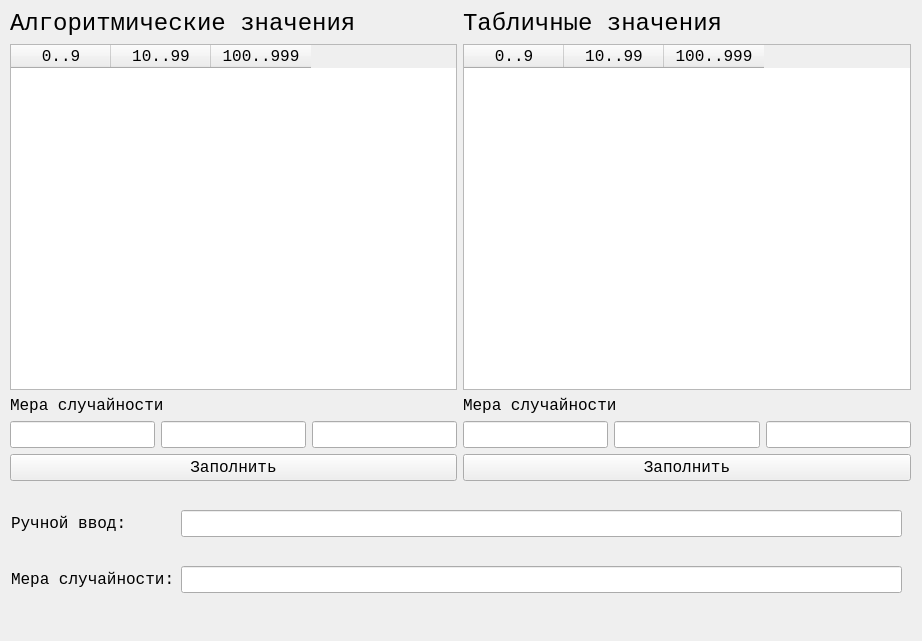
<?xml version="1.0" encoding="UTF-8"?>
<ui version="4.0">
 <class>mainWindow</class>
 <widget class="QMainWindow" name="mainWindow">
  <property name="geometry">
   <rect>
    <x>0</x>
    <y>0</y>
    <width>922</width>
    <height>641</height>
   </rect>
  </property>
  <property name="windowTitle">
   <string>Лабораторня работа 2: оценка случайности последовательности случайных величин</string>
  </property>
  <widget class="QWidget" name="centralwidget">
   <widget class="QWidget" name="gridLayoutWidget">
    <property name="geometry">
     <rect>
      <x>10</x>
      <y>10</y>
      <width>901</width>
      <height>471</height>
     </rect>
    </property>
    <layout class="QGridLayout" name="gridLayoutRandom">
     <item row="3" column="0">
      <layout class="QHBoxLayout" name="horizontalLayout">
       <item>
        <widget class="QLineEdit" name="entropyAlg1">
         <property name="font">
          <font>
           <family>Courier New</family>
           <pointsize>12</pointsize>
          </font>
         </property>
        </widget>
       </item>
       <item>
        <widget class="QLineEdit" name="entropyAlg2">
         <property name="font">
          <font>
           <family>Courier New</family>
           <pointsize>12</pointsize>
          </font>
         </property>
        </widget>
       </item>
       <item>
        <widget class="QLineEdit" name="entropyAlg3">
         <property name="font">
          <font>
           <family>Courier New</family>
           <pointsize>12</pointsize>
          </font>
         </property>
        </widget>
       </item>
      </layout>
     </item>
     <item row="3" column="1">
      <layout class="QHBoxLayout" name="horizontalLayout_2">
       <item>
        <widget class="QLineEdit" name="entropyTabular1">
         <property name="font">
          <font>
           <family>Courier New</family>
           <pointsize>12</pointsize>
          </font>
         </property>
        </widget>
       </item>
       <item>
        <widget class="QLineEdit" name="entropyTabular2">
         <property name="font">
          <font>
           <family>Courier New</family>
           <pointsize>12</pointsize>
          </font>
         </property>
        </widget>
       </item>
       <item>
        <widget class="QLineEdit" name="entropyTabular3">
         <property name="font">
          <font>
           <family>Courier New</family>
           <pointsize>12</pointsize>
          </font>
         </property>
        </widget>
       </item>
      </layout>
     </item>
     <item row="4" column="0">
      <widget class="QPushButton" name="fillAlgButton">
       <property name="font">
        <font>
         <family>Courier New</family>
         <pointsize>12</pointsize>
        </font>
       </property>
       <property name="text">
        <string>Заполнить</string>
       </property>
      </widget>
     </item>
     <item row="4" column="1">
      <widget class="QPushButton" name="fillTabularButton">
       <property name="font">
        <font>
         <family>Courier New</family>
         <pointsize>12</pointsize>
        </font>
       </property>
       <property name="text">
        <string>Заполнить</string>
       </property>
      </widget>
     </item>
     <item row="2" column="1">
      <widget class="QLabel" name="labelResTabular">
       <property name="font">
        <font>
         <family>Courier New</family>
         <pointsize>12</pointsize>
        </font>
       </property>
       <property name="text">
        <string>Мера случайности</string>
       </property>
      </widget>
     </item>
     <item row="1" column="1">
      <widget class="QTableWidget" name="tabularTable">
       <property name="font">
        <font>
         <family>Courier New</family>
         <pointsize>12</pointsize>
        </font>
       </property>
       <property name="rowCount">
        <number>0</number>
       </property>
       <property name="columnCount">
        <number>3</number>
       </property>
       <column>
        <property name="text">
         <string>0..9</string>
        </property>
       </column>
       <column>
        <property name="text">
         <string>10..99</string>
        </property>
       </column>
       <column>
        <property name="text">
         <string>100..999</string>
        </property>
       </column>
      </widget>
     </item>
     <item row="0" column="1">
      <widget class="QLabel" name="labelTabular">
       <property name="font">
        <font>
         <family>Courier New</family>
         <pointsize>18</pointsize>
        </font>
       </property>
       <property name="text">
        <string>Табличные значения</string>
       </property>
      </widget>
     </item>
     <item row="2" column="0">
      <widget class="QLabel" name="labelResAlg">
       <property name="font">
        <font>
         <family>Courier New</family>
         <pointsize>12</pointsize>
        </font>
       </property>
       <property name="text">
        <string>Мера случайности</string>
       </property>
      </widget>
     </item>
     <item row="0" column="0">
      <widget class="QLabel" name="labelAlg">
       <property name="font">
        <font>
         <family>Courier New</family>
         <pointsize>18</pointsize>
        </font>
       </property>
       <property name="text">
        <string>Алгоритмические значения</string>
       </property>
      </widget>
     </item>
     <item row="1" column="0">
      <widget class="QTableWidget" name="algTable">
       <property name="font">
        <font>
         <family>Courier New</family>
         <pointsize>12</pointsize>
        </font>
       </property>
       <property name="rowCount">
        <number>0</number>
       </property>
       <property name="columnCount">
        <number>3</number>
       </property>
       <column>
        <property name="text">
         <string>0..9</string>
        </property>
       </column>
       <column>
        <property name="text">
         <string>10..99</string>
        </property>
       </column>
       <column>
        <property name="text">
         <string>100..999</string>
        </property>
       </column>
      </widget>
     </item>
    </layout>
   </widget>
   <widget class="QWidget" name="gridLayoutWidget_2">
    <property name="geometry">
     <rect>
      <x>11</x>
      <y>487</y>
      <width>891</width>
      <height>131</height>
     </rect>
    </property>
    <layout class="QGridLayout" name="gridLayoutHandle">
     <item row="0" column="0">
      <widget class="QLabel" name="labelHandle">
       <property name="font">
        <font>
         <family>Courier New</family>
         <pointsize>12</pointsize>
        </font>
       </property>
       <property name="text">
        <string>Ручной ввод:</string>
       </property>
      </widget>
     </item>
     <item row="2" column="0">
      <widget class="QLabel" name="labelResHandle">
       <property name="font">
        <font>
         <family>Courier New</family>
         <pointsize>12</pointsize>
        </font>
       </property>
       <property name="text">
        <string>Мера случайности:</string>
       </property>
      </widget>
     </item>
     <item row="2" column="1">
      <widget class="QLineEdit" name="entropyHandle">
       <property name="font">
        <font>
         <family>Courier New</family>
         <pointsize>12</pointsize>
        </font>
       </property>
      </widget>
     </item>
     <item row="0" column="1">
      <widget class="QLineEdit" name="inputHandle">
       <property name="font">
        <font>
         <family>Courier New</family>
         <pointsize>12</pointsize>
        </font>
       </property>
       <property name="text">
        <string/>
       </property>
      </widget>
     </item>
    </layout>
   </widget>
  </widget>
 </widget>
 <resources/>
 <connections/>
</ui>
